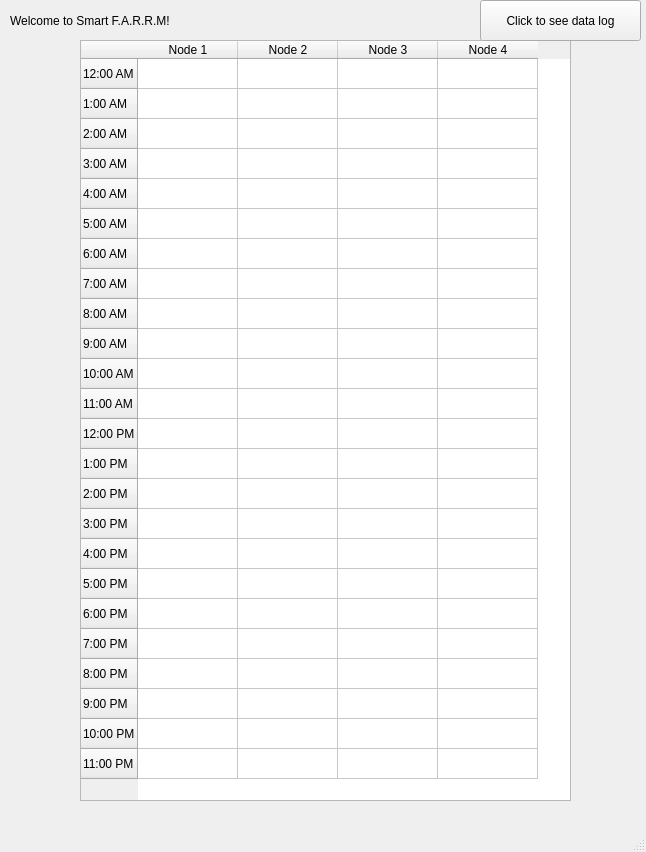
<?xml version="1.0" encoding="UTF-8"?>
<ui version="4.0">
 <class>MainWindow</class>
 <widget class="QMainWindow" name="MainWindow">
  <property name="geometry">
   <rect>
    <x>0</x>
    <y>0</y>
    <width>646</width>
    <height>852</height>
   </rect>
  </property>
  <property name="windowTitle">
   <string>Smart F.A.R.R.M</string>
  </property>
  <widget class="QWidget" name="centralWidget">
   <widget class="QLabel" name="label">
    <property name="geometry">
     <rect>
      <x>10</x>
      <y>0</y>
      <width>211</width>
      <height>41</height>
     </rect>
    </property>
    <property name="text">
     <string>Welcome to Smart F.A.R.R.M!</string>
    </property>
   </widget>
   <widget class="QTableWidget" name="tableWidget">
    <property name="geometry">
     <rect>
      <x>80</x>
      <y>40</y>
      <width>491</width>
      <height>761</height>
     </rect>
    </property>
    <row>
     <property name="text">
      <string>12:00 AM</string>
     </property>
    </row>
    <row>
     <property name="text">
      <string>1:00 AM</string>
     </property>
    </row>
    <row>
     <property name="text">
      <string>2:00 AM</string>
     </property>
    </row>
    <row>
     <property name="text">
      <string>3:00 AM</string>
     </property>
    </row>
    <row>
     <property name="text">
      <string>4:00 AM</string>
     </property>
    </row>
    <row>
     <property name="text">
      <string>5:00 AM</string>
     </property>
    </row>
    <row>
     <property name="text">
      <string>6:00 AM</string>
     </property>
    </row>
    <row>
     <property name="text">
      <string>7:00 AM</string>
     </property>
    </row>
    <row>
     <property name="text">
      <string>8:00 AM</string>
     </property>
    </row>
    <row>
     <property name="text">
      <string>9:00 AM</string>
     </property>
    </row>
    <row>
     <property name="text">
      <string>10:00 AM</string>
     </property>
    </row>
    <row>
     <property name="text">
      <string>11:00 AM</string>
     </property>
    </row>
    <row>
     <property name="text">
      <string>12:00 PM</string>
     </property>
    </row>
    <row>
     <property name="text">
      <string>1:00 PM</string>
     </property>
    </row>
    <row>
     <property name="text">
      <string>2:00 PM</string>
     </property>
    </row>
    <row>
     <property name="text">
      <string>3:00 PM</string>
     </property>
    </row>
    <row>
     <property name="text">
      <string>4:00 PM</string>
     </property>
    </row>
    <row>
     <property name="text">
      <string>5:00 PM</string>
     </property>
    </row>
    <row>
     <property name="text">
      <string>6:00 PM</string>
     </property>
    </row>
    <row>
     <property name="text">
      <string>7:00 PM</string>
     </property>
    </row>
    <row>
     <property name="text">
      <string>8:00 PM</string>
     </property>
    </row>
    <row>
     <property name="text">
      <string>9:00 PM</string>
     </property>
    </row>
    <row>
     <property name="text">
      <string>10:00 PM</string>
     </property>
    </row>
    <row>
     <property name="text">
      <string>11:00 PM</string>
     </property>
    </row>
    <column>
     <property name="text">
      <string>Node 1</string>
     </property>
    </column>
    <column>
     <property name="text">
      <string>Node 2</string>
     </property>
    </column>
    <column>
     <property name="text">
      <string>Node 3</string>
     </property>
    </column>
    <column>
     <property name="text">
      <string>Node 4</string>
     </property>
    </column>
   </widget>
   <widget class="QPushButton" name="pushButton">
    <property name="geometry">
     <rect>
      <x>480</x>
      <y>0</y>
      <width>161</width>
      <height>41</height>
     </rect>
    </property>
    <property name="text">
     <string>Click to see data log</string>
    </property>
   </widget>
  </widget>
  <widget class="QStatusBar" name="statusBar"/>
 </widget>
 <layoutdefault spacing="6" margin="11"/>
 <resources/>
 <connections/>
</ui>
